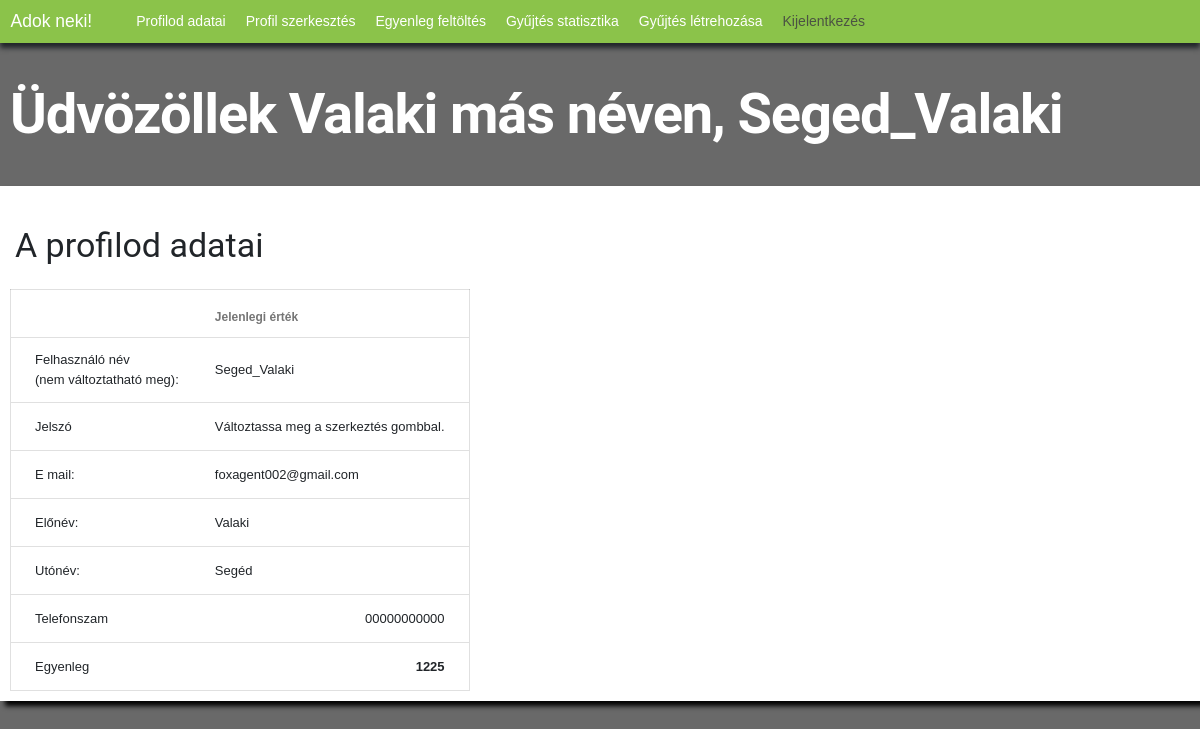
/profil/ (signed in), run on an earlier commit of the app's database.
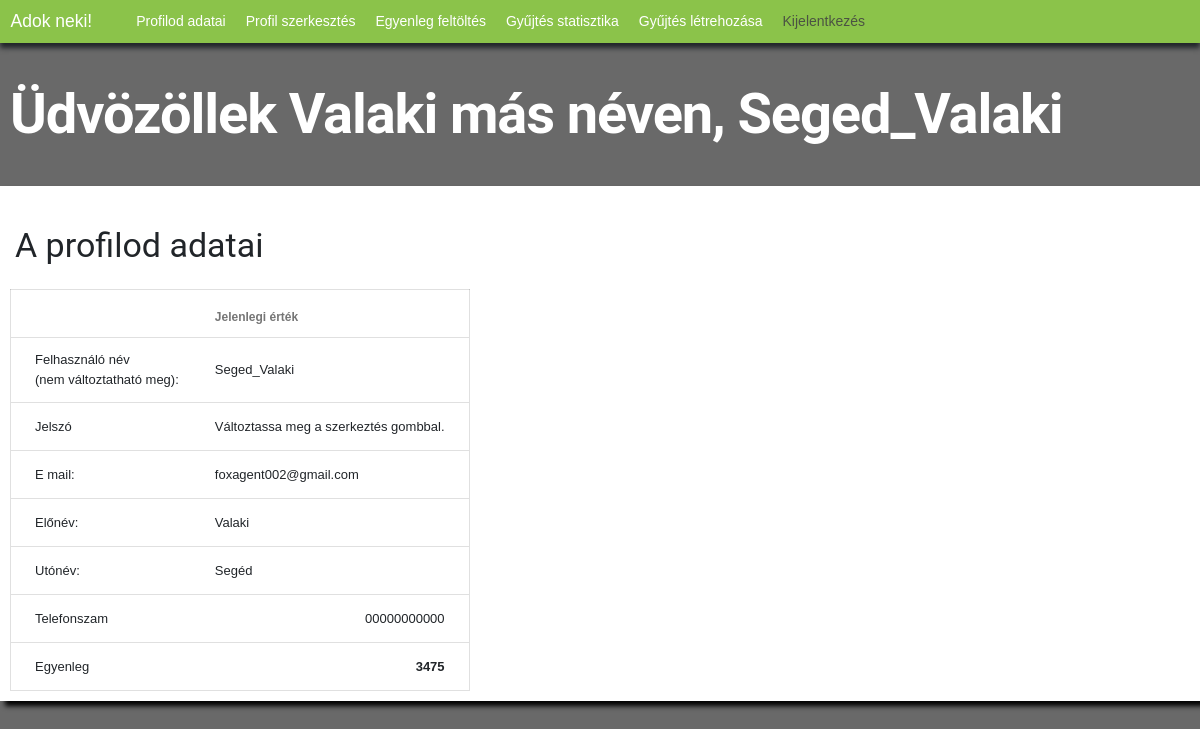
And on a later commit of the database.
### app/models.py (models this page shows, shortened)
class felhasznalo(models.Model):
    becenev = models.ForeignKey(
        settings.AUTH_USER_MODEL, on_delete=models.CASCADE)
    telefon = models.CharField(max_length=11)
    egyenleg = models.IntegerField(default=0)
    class Meta:
        ordering = ["id"]

### app/views.py (the view)
# urls.py: path("profil/", views.profil, name="profil"),
def profil(request):
    assert isinstance(request, HttpRequest)
    felhasznaloAlapertelmezett = User.objects.get(id=request.user.id)
    felhasznaloKiegeszito = felhasznalo.objects.get(becenev=request.user.id)
    return render(request, "templates/app/profil.html", {"cim": "Adok neki! - Profil", "felhasznaloAlapertelmezett": felhasznaloAlapertelmezett, "felhasznaloKiegeszito": felhasznaloKiegeszito})

### app/templates/app/profil.html (shortened to what this page needs)
{% extends "templates/app/layout/layout_nav.html" %}
{% block content %}
{% if user.is_authenticated %}
<h1 id="oldalcim">Üdvözöllek {{felhasznaloAlapertelmezett.first_name}} más néven,
	{{felhasznaloAlapertelmezett.username}} </h1>
<div id="profilAdat" clas="mdl-grid">
	<div id="doboz" class="mdl-tabs__panel is active">
		<h3 id="dobozcim">A profilod adatai</h3>
		<table class="mdl-data-table mdl-js-data-table">
			<thead>
				<th class="mdl-data-table__cell--non-numeric"></th>
				<th class="mdl-data-table__cell--non-numeric">Jelenlegi érték</th>
			</thead>
			<tr>
				<td class="mdl-data-table__cell--non-numeric">Felhasználó név<br>(nem változtatható meg):</td>
				<td class="mdl-data-table__cell--non-numeric">{{felhasznaloAlapertelmezett.username}}</td>
			</tr>
			<tr>
				<td class="mdl-data-table__cell--non-numeric">Jelszó</td>
				<td class="mdl-data-table__cell--non-numeric">Változtassa meg a szerkeztés gombbal.</td>
			</tr>
			<tr>
				<td class="mdl-data-table__cell--non-numeric">E mail:</td>
				<td class="mdl-data-table__cell--non-numeric">{{felhasznaloAlapertelmezett.email}}</td>
			</tr>
			<tr>
				<td class="mdl-data-table__cell--non-numeric">Előnév:</td>
				<td class="mdl-data-table__cell--non-numeric">{{felhasznaloAlapertelmezett.first_name}}</td>
			</tr>
			<tr>
				<td class="mdl-data-table__cell--non-numeric">Utónév:</td>
				<td class="mdl-data-table__cell--non-numeric">{{felhasznaloAlapertelmezett.last_name}}</td>
			</tr>
			<tr>
				<td class="mdl-data-table__cell--non-numeric">Telefonszam</td>
				<td class="mdl-data-table__cell">{{felhasznaloKiegeszito.telefon}}</td>
			</tr>
			<tr>
				<td class="mdl-data-table__cell--non-numeric">Egyenleg</td>
				<td class="mdl-data-table__cell"><strong>{{felhasznaloKiegeszito.egyenleg}}</strong></td>
			</tr>
		</table>
	</div>
</div>
{% else %}
<p id="alternativValasz">Úgy tűnik, hogy nem vagy bejelentkezve! <a href="{% url 'bejelentkezes' %}">Jelentkezz be</a>
	az oldal megtekintéséhez!</p>
{% endif %}
{% endblock %}

What changed in the data, as far as the page shows it:
changed felhasznalo: egyenleg "1225" → "3475"
